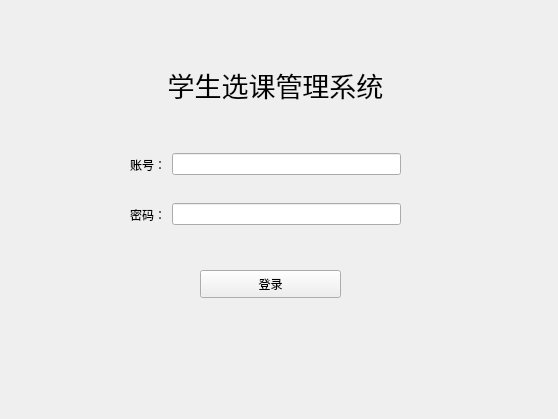
<?xml version="1.0" encoding="UTF-8"?>
<ui version="4.0">
 <class>Widget</class>
 <widget class="QWidget" name="Widget">
  <property name="geometry">
   <rect>
    <x>0</x>
    <y>0</y>
    <width>558</width>
    <height>419</height>
   </rect>
  </property>
  <property name="windowTitle">
   <string>学生选课管理系统</string>
  </property>
  <widget class="QLabel" name="label_2">
   <property name="geometry">
    <rect>
     <x>140</x>
     <y>40</y>
     <width>271</width>
     <height>91</height>
    </rect>
   </property>
   <property name="text">
    <string>&lt;html&gt;&lt;head/&gt;&lt;body&gt;&lt;p align=&quot;center&quot;&gt;&lt;span style=&quot; font-size:20pt;&quot;&gt;学生选课管理系统&lt;/span&gt;&lt;/p&gt;&lt;/body&gt;&lt;/html&gt;</string>
   </property>
  </widget>
  <widget class="QWidget" name="layoutWidget_2">
   <property name="geometry">
    <rect>
     <x>130</x>
     <y>200</y>
     <width>271</width>
     <height>29</height>
    </rect>
   </property>
   <layout class="QHBoxLayout" name="horizontalLayout_3">
    <item>
     <widget class="QLabel" name="label_3">
      <property name="text">
       <string>密码：</string>
      </property>
     </widget>
    </item>
    <item>
     <widget class="QLineEdit" name="pwdEdit">
      <property name="inputMask">
       <string/>
      </property>
     </widget>
    </item>
   </layout>
  </widget>
  <widget class="QPushButton" name="loginButton">
   <property name="geometry">
    <rect>
     <x>200</x>
     <y>270</y>
     <width>141</width>
     <height>28</height>
    </rect>
   </property>
   <property name="text">
    <string>登录</string>
   </property>
  </widget>
  <widget class="QWidget" name="">
   <property name="geometry">
    <rect>
     <x>130</x>
     <y>150</y>
     <width>271</width>
     <height>29</height>
    </rect>
   </property>
   <layout class="QHBoxLayout" name="horizontalLayout_2">
    <item>
     <widget class="QLabel" name="label">
      <property name="text">
       <string>账号：</string>
      </property>
     </widget>
    </item>
    <item>
     <widget class="QLineEdit" name="loginEdit"/>
    </item>
   </layout>
  </widget>
 </widget>
 <resources/>
 <connections/>
</ui>
